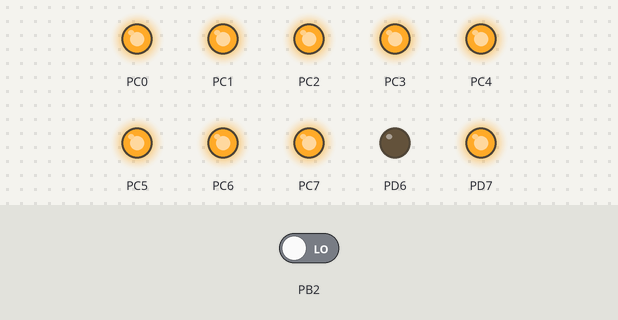
A program run on a simulated ATmega32, built with avr-gcc and emulated at 1 MHz. Parts: output pins drawn as LEDs (lit = HIGH). Inputs (shaded band) come from the test bench; at power-on: PB2 LOW. What the program prints to the serial monitor is not drawn.

Above: at 0.1 s.
Timing chart, 0 to 1.6 s (numbered marks = the images above):
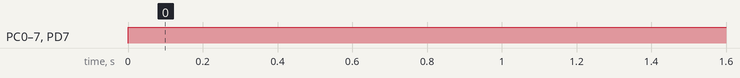

Measured:
- by itself, PC0–7, PD7: LOW → HIGH at 0.00 s

The program:

main.cpp
```cpp
/*
 * Terminal.cpp
 *
 * Created: 7/16/2021 3:05:45 PM
 * Author : Kamal
 */

#define F_CPU 1000000
#include <avr/io.h>
#include <avr/interrupt.h>
#include <util/delay.h>
#include <stdio.h>

volatile int cnt;

int regBit(int reg, int loc){
	int temp = reg & (1 << loc);
	temp = temp >> loc;
	return (temp & 1);
}

void usart_init(){
	UBRRH = 0;
	UBRRL = 0x33;

	UCSRA = 0b00000000;
	UCSRB = 0b00011000;
	UCSRC = 0b10110110;
}

int usart_send(char c, FILE *unused){
	while(regBit(UCSRA, UDRE) == 0) {}
	UDR = c;
	return 0;
}

int usart_receive(FILE *unused){
	while(regBit(UCSRA, RXC) == 0) {}
	return UDR;
}


ISR(INT2_vect){
	cnt++;
}

int main(void)
{
	DDRC = 0xFF;
	PORTC = 0xFF;
	DDRD = 0b11000000;
	PORTD |= (1 << 7);

	GICR |= (1 << INT2);
	MCUCSR |= (1 << ISC2);
	MCUCSR |= (1 << JTD);
	MCUCSR |= (1 << JTD);

	sei();

	usart_init();
	stdout = fdevopen(usart_send, NULL);
	stdin = fdevopen(NULL, usart_receive);

	cnt = 100;
	printf("Counting: \n\r");

    /* Replace with your application code */
    while (1)
    {
		printf("%d\n\r", cnt--);
		if(cnt < 0) cnt = 100;
		_delay_ms(100);
    }
}
```
